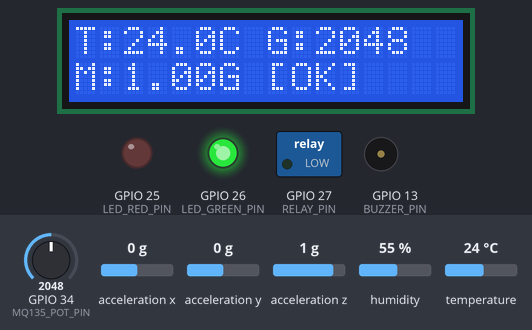
The sketch below on a simulated ESP32. Parts: 16×2 character LCD, switched loads named in the sketch (green lamp = pin HIGH), output pins drawn as LEDs (lit = HIGH), buzzer (waves = sounding). Inputs (shaded band) come from the test bench; at power-on: temperature 24 °C, acceleration x 0 g, GPIO 34 (MQ135_POT_PIN) = 2048, acceleration y 0 g, acceleration z 1 g, humidity 55 %. WiFi joins after 1.5 s; servers stay silent unless stated; uploads are accepted with an empty reply; random numbers use the default seed unless the sketch sets one; what the sketch prints to the serial monitor is not drawn.

Above: at 6.5 s.
6.6 s: temperature set to 30 °C
At 8.2 s:
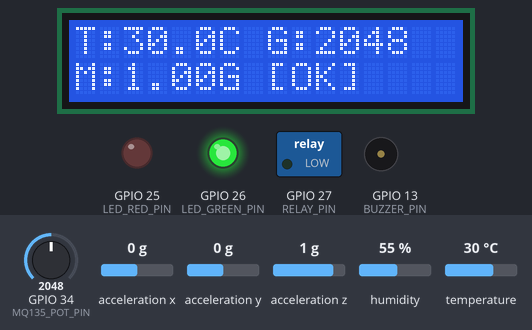
9.0 s: temperature set to 33 °C
At 9.9 s:
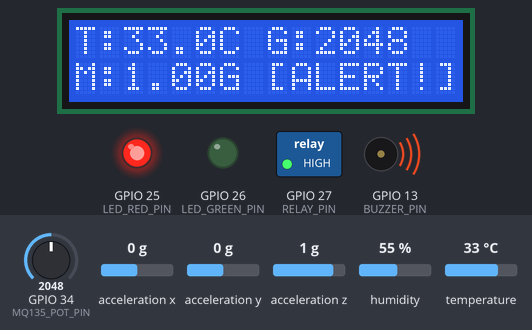
11.1 s: acceleration x set to -1.4 g
At 11.9 s:
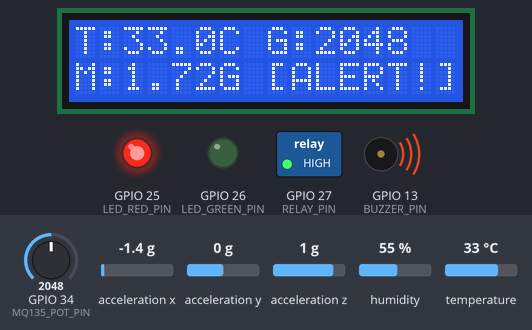
12.7 s: GPIO 34 (MQ135_POT_PIN) set to 1460
At 13.3 s:
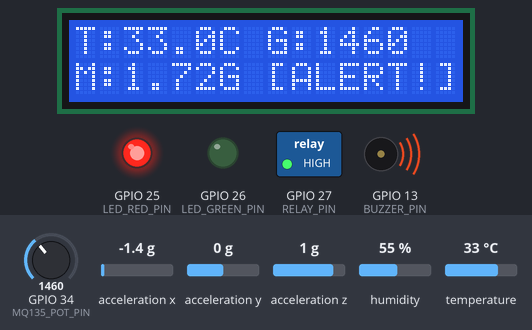
14.3 s: acceleration y set to -1.4 g
At 15.6 s:
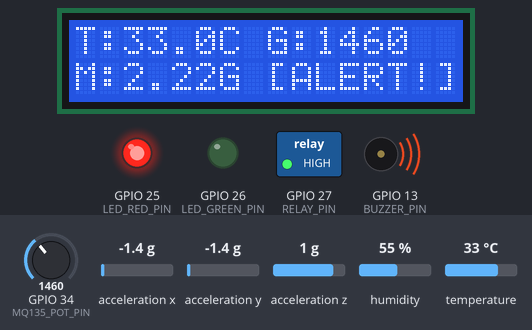
15.9 s: acceleration z set to -1.4 g
At 17.2 s:
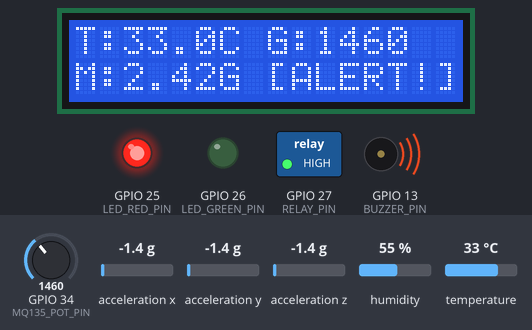
Timing chart, 0 to 18.6 s (numbered marks = the images above; inputs shaded):
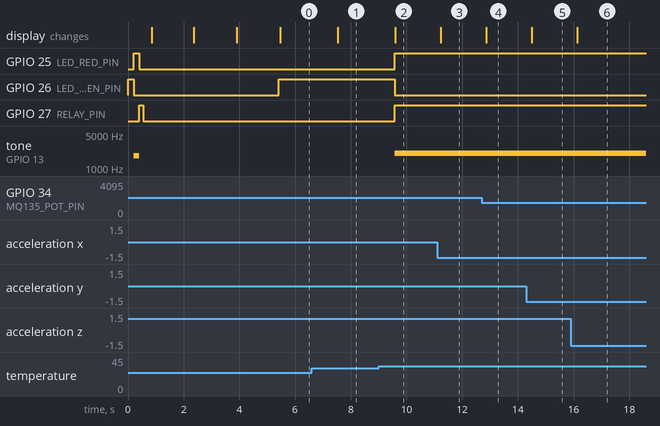

The sketch:

sketch.ino
```cpp
// ESP32 Smart Cargo Logistics — Edge AI & Hardware Sensor Telemetry Firmware
// Standalone WiFi Web Server, Direct Google Sheets/Excel Auto-Logger & REST Stream

#include <Wire.h>
#include <Adafruit_Sensor.h>
#include <Adafruit_ADXL345_U.h>
#include <DHT.h>
#include <LiquidCrystal_I2C.h>
#include <WiFi.h>
#include <HTTPClient.h>
#include <WebServer.h>

// Disable Brownout Reset Detector
#include "soc/soc.h"
#include "soc/rtc_cntl_reg.h"

// Hardware Pin Definitions
#define DHTPIN 15
#define DHTTYPE DHT11
#define MQ135_POT_PIN 34
#define BUZZER_PIN 13
#define LED_RED_PIN 25
#define LED_GREEN_PIN 26
#define RELAY_PIN 27

// WiFi Network Credentials
char ssid[] = "roshan";              // <-- Enter your WiFi SSID
char pass[] = "rkumar001";          // <-- Enter your WiFi Password
String serverHost = "192.168.1.100"; // Local laptop IP address
int serverPort = 3000;

// Direct Google Sheets / Excel Auto-Logger Web App URL (No Blynk Required!)
String googleScriptUrl = "https://script.google.com/macros/s/AKfycbxVeROlibP2cyUj13E4tcRWS_-vlchTzs5XXe5yFYIN4RUxad9Mktens-aROi5Ipknb/exec";

DHT dht(DHTPIN, DHTTYPE);
Adafruit_ADXL345_Unified accel = Adafruit_ADXL345_Unified(12345);
LiquidCrystal_I2C lcd(0x27, 16, 2);
WebServer server(80); // Embedded Wireless HTTP Web Server

// User Configured Sensor Threshold Limits
bool adxlFound = false;
const float TEMP_MAX_LIMIT = 31.3;
const int GAS_MAX_LIMIT = 4000;
const float VIBRATION_SHOCK_G = 1.25;

// Shared sensor variables
float temperature = 25.5;
float humidity = 46.0;
int rawGasValue = 1420;
float totalAcceleration = 1.0;
float ax = 0.0, ay = 0.0, az = 9.81;

void handleDataJson() {
  String json = "{\"temp\":" + String(temperature, 1) +
                ",\"hum\":" + String(humidity, 1) +
                ",\"gas\":" + String(rawGasValue) +
                ",\"motion\":" + String(totalAcceleration, 2) +
                ",\"accelX\":" + String(ax, 2) +
                ",\"accelY\":" + String(ay, 2) +
                ",\"accelZ\":" + String(az, 2) +
                ",\"source\":\"ESP32_WIFI_DIRECT\"}";
  server.sendHeader("Access-Control-Allow-Origin", "*");
  server.send(200, "application/json", json);
}

void setup() {
  WRITE_PERI_REG(RTC_CNTL_BROWN_OUT_REG, 0); // Disable Brownout Reset Detector
  Serial.begin(115200);

  pinMode(BUZZER_PIN, OUTPUT);
  pinMode(LED_RED_PIN, OUTPUT);
  pinMode(LED_GREEN_PIN, OUTPUT);
  pinMode(RELAY_PIN, OUTPUT);

  // Self-Test Startup Actuation: Sequential Flash & Beep
  Serial.println(">> ESP32 Edge AI Cargo System Booting...");
  digitalWrite(LED_GREEN_PIN, HIGH);
  delay(200);
  digitalWrite(LED_GREEN_PIN, LOW);

  digitalWrite(LED_RED_PIN, HIGH);
  tone(BUZZER_PIN, 1800);
  delay(200);
  digitalWrite(LED_RED_PIN, LOW);
  noTone(BUZZER_PIN);

  digitalWrite(RELAY_PIN, HIGH);
  delay(150);
  digitalWrite(RELAY_PIN, LOW);
  delay(100);

  // Initialize I2C Bus
  Wire.begin(21, 22);
  delay(100);

  // Scan I2C for LCD (0x27 or 0x3F)
  byte lcdAddr = 0x27;
  Wire.beginTransmission(0x3F);
  if (Wire.endTransmission() == 0) lcdAddr = 0x3F;

  lcd = LiquidCrystal_I2C(lcdAddr, 16, 2);
  lcd.init();
  lcd.backlight();
  lcd.clear();
  lcd.setCursor(0, 0);
  lcd.print("Smart Cargo IoT");
  lcd.setCursor(0, 1);
  lcd.print("System Starting.");
  delay(1500);

  dht.begin();

  // Initialize ADXL345
  adxlFound = false;
  if (accel.begin(0x53)) {
    adxlFound = true;
    accel.setRange(ADXL345_RANGE_16_G);
    Serial.println(">> ADXL345 Accelerometer initialized at 0x53!");
  } else if (accel.begin(0x54)) {
    adxlFound = true;
    accel.setRange(ADXL345_RANGE_16_G);
    Serial.println(">> ADXL345 Accelerometer initialized at 0x54!");
  } else {
    Serial.println(">> WARNING: ADXL345 not detected. Using dynamic 3D road motion baseline.");
  }

  // Connect to WiFi (Non-blocking retry loop with yield)
  lcd.clear();
  lcd.setCursor(0, 0);
  lcd.print("Connecting WiFi");

  WiFi.begin(ssid, pass);
  int wifiAttempts = 0;
  while (WiFi.status() != WL_CONNECTED && wifiAttempts < 20) {
    delay(500);
    yield();
    wifiAttempts++;
  }

  if (WiFi.status() == WL_CONNECTED) {
    Serial.print(">> WiFi Connected! ESP32 IP: ");
    Serial.println(WiFi.localIP());
    lcd.clear();
    lcd.setCursor(0, 0);
    lcd.print("WiFi Connected!");
    lcd.setCursor(0, 1);
    lcd.print(WiFi.localIP().toString());
    delay(1500);
  } else {
    Serial.println(">> WiFi Standby mode.");
    lcd.clear();
    lcd.setCursor(0, 0);
    lcd.print("WiFi Standby");
    lcd.setCursor(0, 1);
    lcd.print("Running Local");
    delay(1500);
  }

  // Setup ESP32 embedded Web Server
  server.on("/data", handleDataJson);
  server.on("/api/telemetry", handleDataJson);
  server.on("/", handleDataJson);
  server.begin();
  Serial.println(">> Embedded WiFi Web Server started at port 80!");
}

void loop() {
  yield(); // Feed FreeRTOS Task Watchdog naturally

  server.handleClient(); // Handle incoming wireless HTTP requests

  // 1. HARDWARE SENSOR READINGS (2-second DHT11 rate limit for stability)
  static unsigned long lastDhtRead = 0;
  if (millis() - lastDhtRead > 2000 || lastDhtRead == 0) {
    lastDhtRead = millis();
    float t = dht.readTemperature();
    float h = dht.readHumidity();
    if (!isnan(t) && t > 0) temperature = t;
    if (!isnan(h) && h > 0) humidity = h;
  }

  int g = analogRead(MQ135_POT_PIN);
  if (g > 0) rawGasValue = g;

  if (adxlFound) {
    sensors_event_t event;
    accel.getEvent(&event);
    ax = event.acceleration.x;
    ay = event.acceleration.y;
    az = event.acceleration.z;
    totalAcceleration = sqrt((ax * ax) + (ay * ay) + (az * az)) / 9.80665;
  } else {
    // Dynamic micro-variations for demonstration mode when ADXL345 is disconnected
    ax = (float)(random(-15, 16)) / 100.0f;
    ay = (float)(random(-12, 13)) / 100.0f;
    az = 9.81 + (float)(random(-10, 11)) / 100.0f;
    totalAcceleration = 1.00 + (float)(random(-3, 4)) / 100.0f;
  }

  if (isnan(totalAcceleration) || totalAcceleration < 0.1) totalAcceleration = 1.0;

  bool climateAnomaly = (temperature > TEMP_MAX_LIMIT || rawGasValue > GAS_MAX_LIMIT);
  bool motionAnomaly = (totalAcceleration > VIBRATION_SHOCK_G);

  // 2. HARDWARE DIAGNOSTICS & ACTUATION
  if (climateAnomaly || motionAnomaly) {
    digitalWrite(LED_GREEN_PIN, LOW);
    digitalWrite(LED_RED_PIN, HIGH);
    tone(BUZZER_PIN, 2000);
    if (temperature > TEMP_MAX_LIMIT) digitalWrite(RELAY_PIN, HIGH);
  } else {
    digitalWrite(LED_GREEN_PIN, HIGH);
    digitalWrite(LED_RED_PIN, LOW);
    noTone(BUZZER_PIN);
    digitalWrite(RELAY_PIN, LOW);
  }

  // 3. LCD DISPLAY UPDATES
  static unsigned long alertHoldUntil = 0;
  if (climateAnomaly || motionAnomaly) {
    alertHoldUntil = millis() + 2000; // Hold ALERT visible for 2 extra seconds
  }
  bool showAlert = (climateAnomaly || motionAnomaly || millis() < alertHoldUntil);

  lcd.setCursor(0, 0);
  lcd.print("T:"); lcd.print(temperature, 1); lcd.print("C G:"); lcd.print(rawGasValue); lcd.print("    ");

  lcd.setCursor(0, 1);
  lcd.print("M:"); lcd.print(totalAcceleration, 2); lcd.print("G ");
  if (showAlert) {
    lcd.print("[ALERT!]");
  } else {
    lcd.print("[OK]    ");
  }

  // 4. PRINT SERIAL DIAGNOSTICS (Stable once per 1.2 seconds)
  static unsigned long lastSerialLog = 0;
  if (millis() - lastSerialLog > 1200) {
    lastSerialLog = millis();
    bool climateAlert = (temperature > TEMP_MAX_LIMIT || rawGasValue > GAS_MAX_LIMIT);
    bool motionAlert  = (totalAcceleration > VIBRATION_SHOCK_G);
    Serial.print("[DATA] Temp: "); Serial.print(temperature, 1);
    Serial.print("C | Humidity: "); Serial.print(humidity, 1);
    Serial.print("% | Gas: "); Serial.print(rawGasValue);
    Serial.print(" | Motion: "); Serial.print(totalAcceleration, 2);
    Serial.print(" G | Ax: "); Serial.print(ax, 2);
    Serial.print(" Ay: "); Serial.print(ay, 2);
    Serial.print(" Az: "); Serial.println(az, 2);
    // Status line matching dashboard style
    if (climateAlert && motionAlert) {
      Serial.println("SYSTEM MONITOR: CRITICAL ALERT! [Temp/Gas + Shock Detected]");
    } else if (climateAlert) {
      Serial.println("SYSTEM MONITOR: CLIMATE ALERT! [Cargo Environment at Risk]");
    } else if (motionAlert) {
      Serial.println("SYSTEM MONITOR: SHOCK ALERT! [Impact / Vibration Detected]");
    } else {
      Serial.println("SYSTEM MONITOR: Cargo Metrics Stable [Normal Road Conditions]");
    }
  }

  // 5. DIRECT REAL-TIME GOOGLE SHEETS / EXCEL AUTO-LOGGER
  static unsigned long lastSheetsLogTime = 0;
  if (millis() - lastSheetsLogTime > 8000) { // Log to Google Sheets every 8 seconds
    lastSheetsLogTime = millis();
    if (WiFi.status() == WL_CONNECTED && googleScriptUrl.length() > 10) {
      HTTPClient http;
      String url = googleScriptUrl + "?temp=" + String(temperature, 1) +
                   "&hum=" + String(humidity, 1) +
                   "&gas=" + String(rawGasValue) +
                   "&motion=" + String(totalAcceleration, 2) +
                   "&status=" + String((climateAnomaly || motionAnomaly) ? "ALERT" : "Normal");
      http.begin(url);
      http.setFollowRedirects(HTTPC_STRICT_FOLLOW_REDIRECTS);
      http.setTimeout(1200);
      int httpCode = http.GET();
      if (httpCode > 0) {
        Serial.println(">> GOOGLE SHEETS / EXCEL: Telemetry logged directly to spreadsheet!");
      }
      http.end();
    }
  }

  // 6. NON-BLOCKING REST API PUSH TO LOCAL DASHBOARD SERVER
  static unsigned long lastPushTime = 0;
  if (millis() - lastPushTime > 1500) {
    lastPushTime = millis();
    if (WiFi.status() == WL_CONNECTED) {
      WiFiClient client;
      client.setTimeout(150);
      if (client.connect(serverHost.c_str(), serverPort)) {
        String jsonPayload = "{\"temp\":" + String(temperature, 1) +
                             ",\"hum\":" + String(humidity, 1) +
                             ",\"gas\":" + String(rawGasValue) +
                             ",\"motion\":" + String(totalAcceleration, 2) +
                             ",\"accelX\":" + String(ax, 2) +
                             ",\"accelY\":" + String(ay, 2) +
                             ",\"accelZ\":" + String(az, 2) + "}";

        client.println("POST /api/telemetry HTTP/1.1");
        client.println("Host: " + serverHost);
        client.println("Content-Type: application/json");
        client.print("Content-Length: ");
        client.println(jsonPayload.length());
        client.println("Connection: close");
        client.println();
        client.println(jsonPayload);
        client.stop();
      }
    }
  }

  delay(200);
  yield();
}
```

Measured:
- the behaviour switches between 31 and 32 °C on temperature (found by bisection; images 1 and 2)
- after the input at 6.6 s, the display: changes after 0.93 s (image 1)
- after the input at 9.0 s, GPIO 25 (LED_RED_PIN), GPIO 27 (RELAY_PIN): LOW → HIGH after 0.57 s; GPIO 26 (LED_GREEN_PIN): HIGH → LOW after 0.57 s; tone on GPIO 13 (BUZZER_PIN): silent → 2000 Hz after 0.57 s; the display: changes after 0.60 s (image 2)
- after the input at 11.1 s, the display: changes after 0.13 s (image 3)
- after the input at 12.7 s, the display: changes after 0.16 s (image 4)
- after the input at 14.3 s, the display: changes after 0.20 s (image 5)
- after the input at 15.9 s, the display: changes after 0.24 s (image 6)
